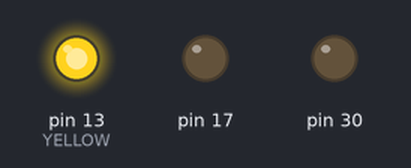
Recording of a sketch running on a simulated Arduino Leonardo, built with avr-gcc and run on an emulated ATmega32U4. On the bench: output pins drawn as LEDs (lit = HIGH).

Above: at 0.1 s.
At 3.1 s:
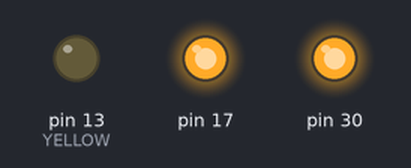
Timing chart, 0 to 4.6 s (numbered marks = the images above):
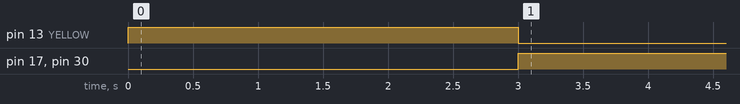

Measured:
- by itself, pin 13 (YELLOW): LOW → HIGH at 0.00 s, → LOW 3.0 s later
- by itself, pin 17, pin 30: LOW → HIGH at 3.0 s

The sketch:

led_testing.ino
```cpp
#define YELLOW LED_BUILTIN
#define RED LED_BUILTIN_RX
#define GREEN LED_BUILTIN_TX
#define OFF LOW
#define ON HIGH

void blink(int col) {
  digitalWrite(col, ON);   // turn the LED on (HIGH is the voltage level)
  //delay(50);                 // wait
  //digitalWrite(col, OFF);    // turn the LED off by making the voltage LOW
}

void leds_off() {
  digitalWrite(YELLOW, OFF);
  digitalWrite(RED, ON);
  digitalWrite(GREEN, ON);
}

void leds_on() {
  digitalWrite(YELLOW, ON);
  digitalWrite(RED, OFF);
  digitalWrite(GREEN, OFF);
}

int count = 0;

void setup() {
  // set leds as output
  pinMode(RED, OUTPUT);
  pinMode(GREEN, OUTPUT);
  pinMode(YELLOW, OUTPUT);
}

void loop() {
  // put your main code here, to run repeatedly:
  if (count == 0) {
    leds_on();
    count++;
  }
  else if (count == 1) {
    leds_off();
    count++;
  }
  delay(3000);
}
```
